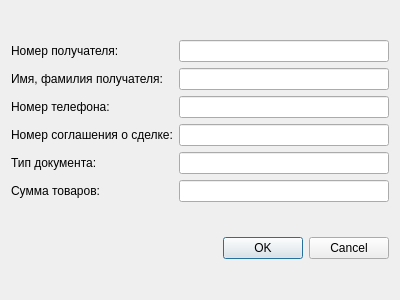
<?xml version="1.0" encoding="UTF-8"?>
<ui version="4.0">
 <class>EditEntryDestination</class>
 <widget class="QDialog" name="EditEntryDestination">
  <property name="geometry">
   <rect>
    <x>0</x>
    <y>0</y>
    <width>400</width>
    <height>300</height>
   </rect>
  </property>
  <property name="windowTitle">
   <string>Dialog</string>
  </property>
  <layout class="QVBoxLayout" name="verticalLayout">
   <item>
    <layout class="QGridLayout" name="gridLayout">
     <item row="4" column="0">
      <widget class="QLabel" name="label_3">
       <property name="text">
        <string>Номер телефона:</string>
       </property>
      </widget>
     </item>
     <item row="2" column="0">
      <widget class="QLabel" name="label">
       <property name="text">
        <string>Номер получателя:</string>
       </property>
      </widget>
     </item>
     <item row="6" column="0">
      <widget class="QLabel" name="label_5">
       <property name="text">
        <string>Тип документа:</string>
       </property>
      </widget>
     </item>
     <item row="3" column="1">
      <widget class="QLineEdit" name="firstLastDstEdit"/>
     </item>
     <item row="7" column="1">
      <widget class="QLineEdit" name="productSumEdit"/>
     </item>
     <item row="2" column="1">
      <widget class="QLineEdit" name="idDestiantionEdit"/>
     </item>
     <item row="5" column="1">
      <widget class="QLineEdit" name="idDealAgreementEdit"/>
     </item>
     <item row="4" column="1">
      <widget class="QLineEdit" name="phoneNumberEdit"/>
     </item>
     <item row="6" column="1">
      <widget class="QLineEdit" name="documentTypeEdit"/>
     </item>
     <item row="5" column="0">
      <widget class="QLabel" name="label_4">
       <property name="text">
        <string>Номер соглашения о сделке:</string>
       </property>
      </widget>
     </item>
     <item row="3" column="0">
      <widget class="QLabel" name="label_2">
       <property name="text">
        <string>Имя, фамилия получателя:</string>
       </property>
      </widget>
     </item>
     <item row="7" column="0">
      <widget class="QLabel" name="label_6">
       <property name="text">
        <string>Сумма товаров:</string>
       </property>
      </widget>
     </item>
    </layout>
   </item>
   <item>
    <widget class="QDialogButtonBox" name="buttonBox">
     <property name="orientation">
      <enum>Qt::Horizontal</enum>
     </property>
     <property name="standardButtons">
      <set>QDialogButtonBox::Cancel|QDialogButtonBox::Ok</set>
     </property>
    </widget>
   </item>
  </layout>
 </widget>
 <resources/>
 <connections>
  <connection>
   <sender>buttonBox</sender>
   <signal>accepted()</signal>
   <receiver>EditEntryDestination</receiver>
   <slot>accept()</slot>
   <hints>
    <hint type="sourcelabel">
     <x>248</x>
     <y>254</y>
    </hint>
    <hint type="destinationlabel">
     <x>157</x>
     <y>274</y>
    </hint>
   </hints>
  </connection>
  <connection>
   <sender>buttonBox</sender>
   <signal>rejected()</signal>
   <receiver>EditEntryDestination</receiver>
   <slot>reject()</slot>
   <hints>
    <hint type="sourcelabel">
     <x>316</x>
     <y>260</y>
    </hint>
    <hint type="destinationlabel">
     <x>286</x>
     <y>274</y>
    </hint>
   </hints>
  </connection>
 </connections>
</ui>
